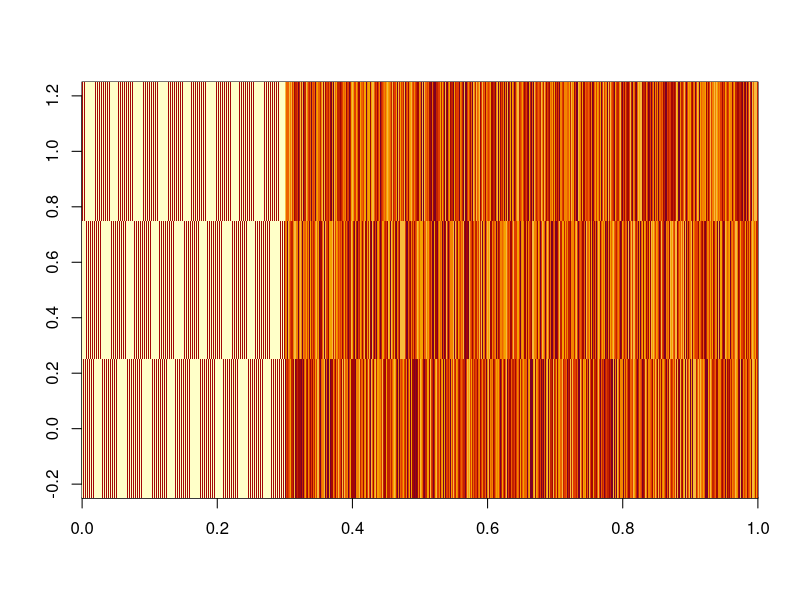
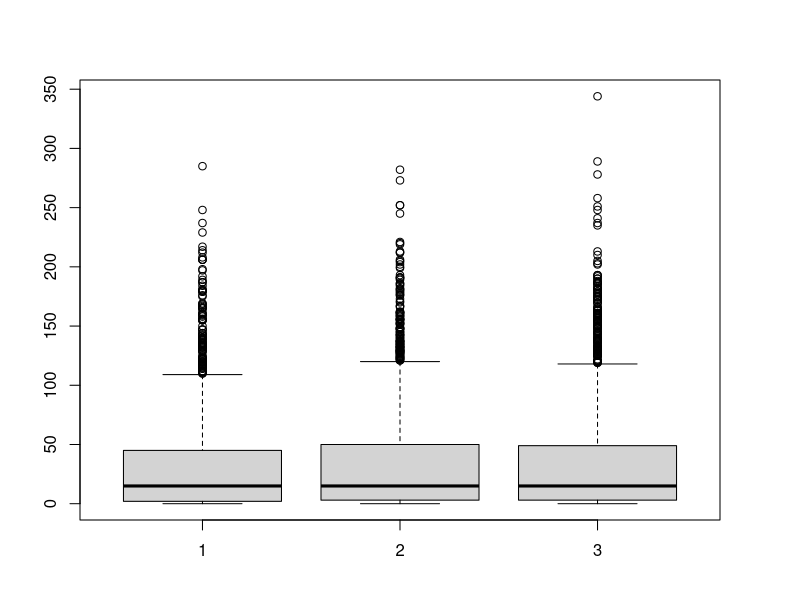
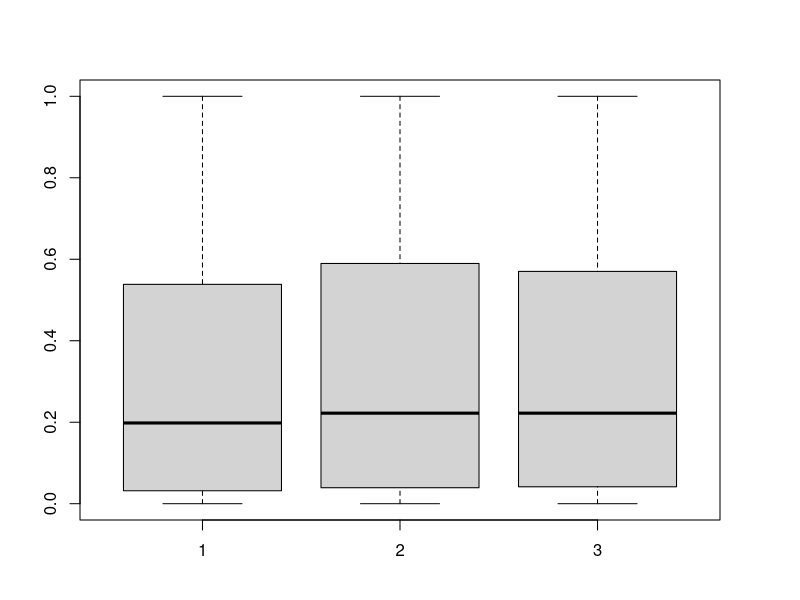
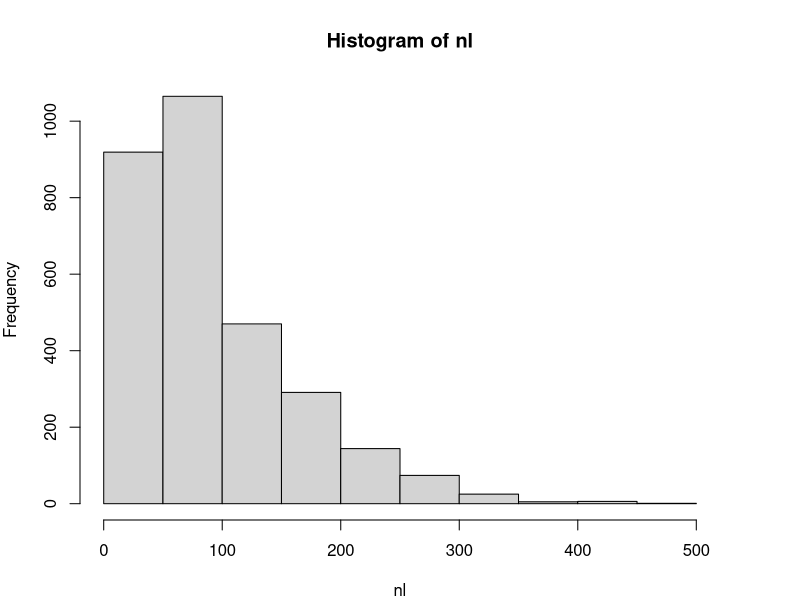
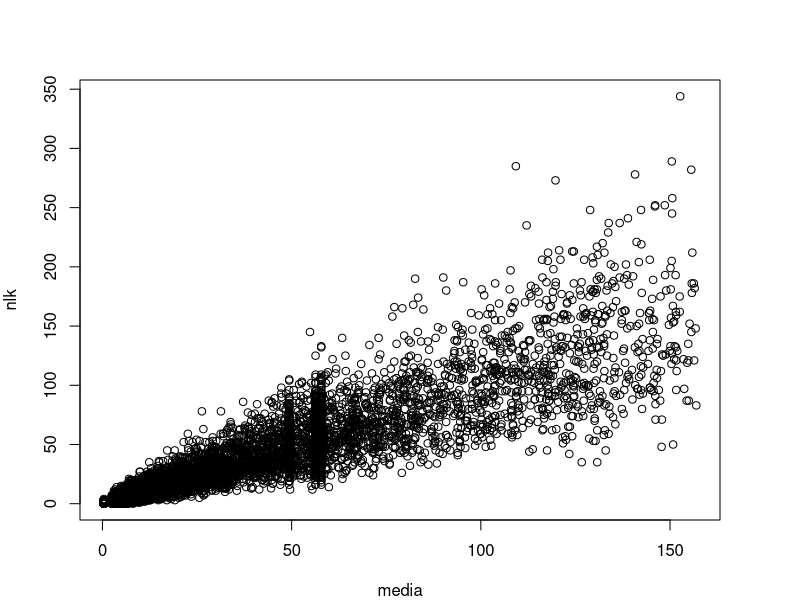
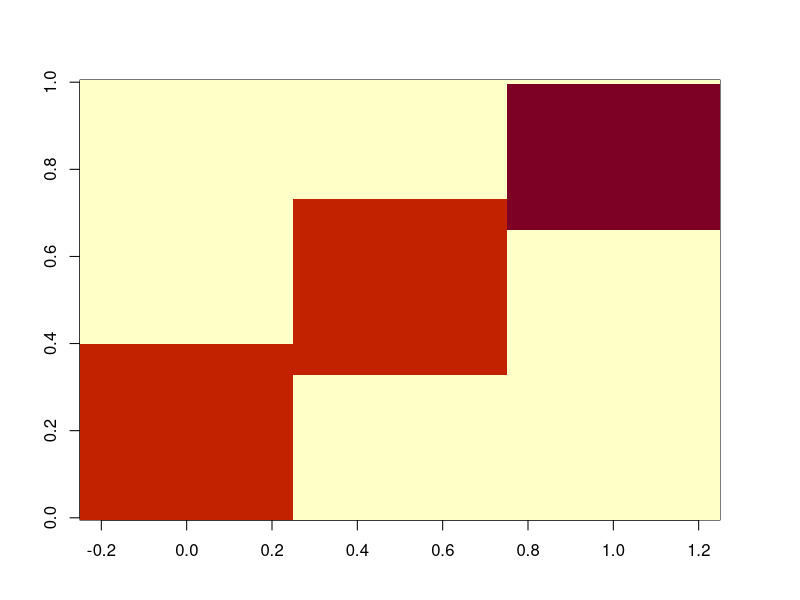
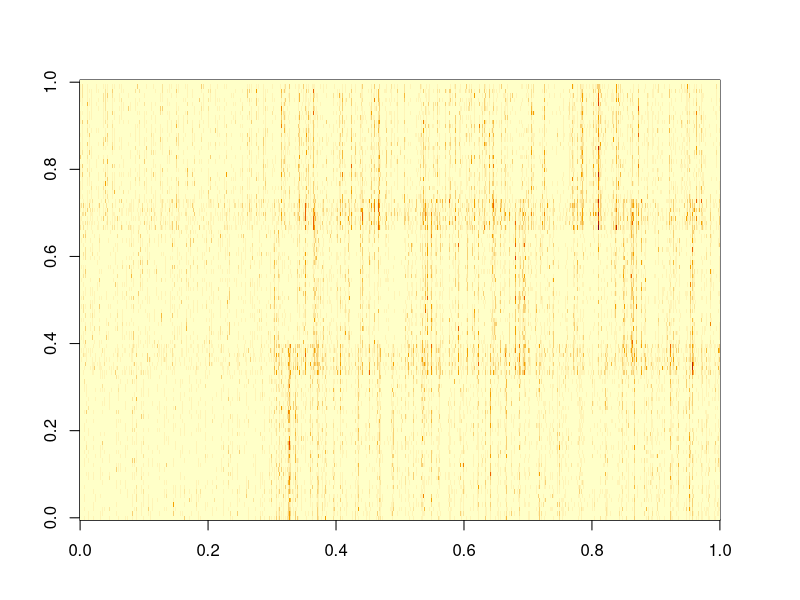
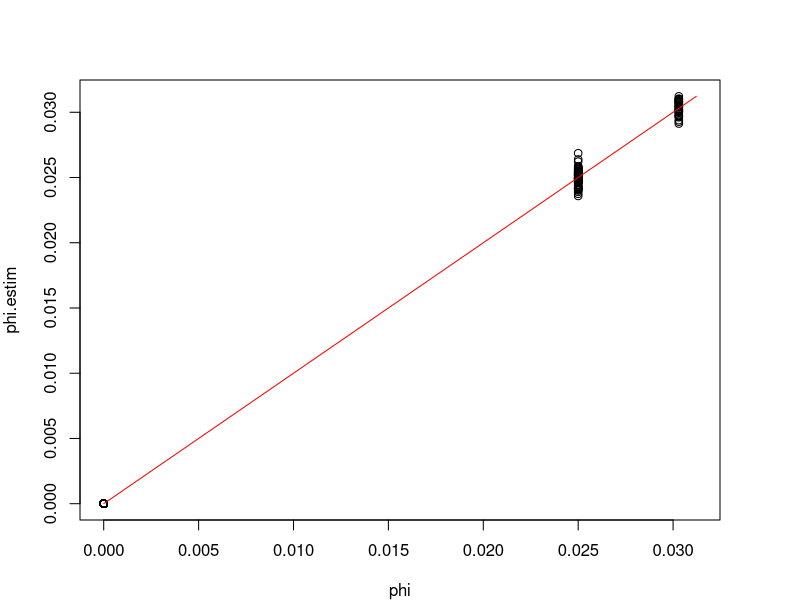

These figures' R source, in order: (Note: this script raises an error after producing the figures.)
rm(list=ls(all=TRUE))
library(MCMCpack)
set.seed(59)

nloc=3000
nspp=100
ncommun=3

#design matrix
xmat=matrix(runif(nloc*ncommun,min=-1,max=3),nloc,ncommun)

#pure sites
tmp=matrix(-3,ncommun,ncommun)
diag(tmp)=2
num1=floor(nloc/ncommun)
for (i in 1:300){
  seq1=(ncommun*(i-1)+1):(ncommun*i)
  xmat[seq1,]=tmp
}
image(xmat)
xmat=cbind(1,xmat)

#parameters
b0=log(runif(ncommun,min=5,max=8))
betas.true=betas=rbind(b0,diag(1,ncommun))

#get means
media.true=media=exp(xmat%*%betas); range(media)
head(media)

#generate N_lk
par(mfrow=c(1,1),mar=rep(4,4))
nlk=matrix(NA,nloc,ncommun)
NBN=10 #when this is large, we get into areas with relatively flat loglikel, giving trouble to the slice sampler
for (i in 1:ncommun){
  nlk[,i]=rnbinom(nloc,mu=media[,i],size=NBN)
}
nlk.true=nlk; boxplot(nlk)
soma=apply(nlk,1,sum); sum(soma==0)
theta.true=theta=nlk/soma; apply(theta,1,sum); 
boxplot(theta); apply(theta,2,range); apply(theta>0.95,2,mean)
nl=apply(nlk,1,sum)
hist(nl)
sum(nl)

plot(media,nlk)

#generate phi:
#- assume that each species is strongly present in a single group
#- Avoid very rare species (species that are almost never present)
tmp=matrix(0,ncommun,nspp)
base=nspp/ncommun
margin1=floor(base*0.2)
seq1=c(seq(from=1,to=nspp,by=base),nspp-margin1)
for (i in 1:(length(seq1)-1)){ #add some zeroes
  seq2=seq1[i]:(seq1[i+1]+margin1)
  tmp[i,seq2]=1
}
phi=tmp/matrix(rowSums(tmp),ncommun,nspp) #re-scale to make sure it sums to 1
phi.true=phi
# round(phi[,1:20],2)
# table(round(phi,2))

unique(rowSums(phi))
phi.true=phi
image(phi)

#generate actual observations y
array.lsk=array(0,dim=c(nloc,nspp,ncommun))
for (i in 1:nloc){
  for (k in 1:ncommun){
    array.lsk[i,,k]=rmultinom(1,size=nlk[i,k],prob=phi[k,])
  }
}
array.lsk.true=array.lsk
y=apply(array.lsk,c(1,2),sum)
nks=t(apply(array.lsk,c(2,3),sum))
image(y)
phi.estim=nks/rowSums(nks)
rango=range(c(phi,phi.estim))
plot(phi,phi.estim,ylim=rango,xlim=rango)
lines(rango,rango,col='red')

#checking if it makes sense
plot(apply(array.lsk,c(1,3),sum),nlk)
lines(c(0,1000),c(0,1000))

#look at stuff to make sure it makes sense
phi.estim=nks/matrix(rowSums(nks),ncommun,nspp)
plot(phi.true,phi.estim)
nks.true=nks

#export results
setwd('U:\\GIT_models\\git_LDA_MS')
nome='fake data.csv'
colnames(y)=paste('spp',1:nspp,sep='')
rownames(y)=paste('loc',1:nloc,sep='')
write.csv(y,nome,row.names=F)    

nome='fake data xmat.csv'
write.csv(xmat,nome,row.names=F)    
